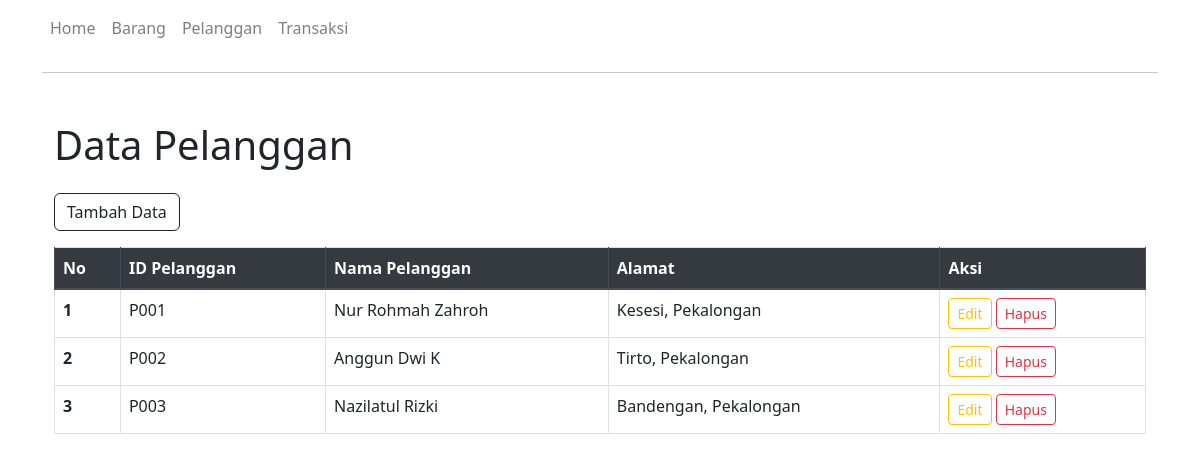
The app's page /public/pelanggan with its own data.
### tables this page shows
CREATE TABLE `pelanggan` (
  `id_pelanggan` varchar(10) NOT NULL,
  `nm_pelanggan` varchar(100) NOT NULL,
  `alamat` text NOT NULL
);

### app/controllers/PelangganController.php (called while the page is built, shortened)
<?php
class PelangganController extends Controller {
    public function index() {
        $data['pelanggan'] = $this->model('Pelanggan')->getAll();
        $data['title'] = 'Daftar Pelanggan';
        $this->view('pelanggan/index', $data);
    }
}

### app/core/App.php (called while the page is built, shortened)
<?php
class App {
    protected $method = 'index';
    public function __construct() {
        $url = $this->parseURL();
        if (isset($url[0]) && file_exists('../app/controllers/' . ucfirst($url[0]) . 'Controller.php')) {
            unset($url[0]);
        }
        $this->controller = new $this->controller;
        $this->params = $url ? array_values($url) : [];
        call_user_func_array([$this->controller, $this->method], $this->params);
    }
    private function parseURL() {
        if (isset($_GET['url'])) {
            return explode('/', filter_var(rtrim($_GET['url'], '/'), FILTER_SANITIZE_URL));
        }
        return [];
    }
}

### public/index.php (called while the page is built, shortened)
<?php
$app = new App();

### app/models/Pelanggan.php (called while the page is built, shortened)
<?php
class Pelanggan {
    private $table = 'pelanggan';
    private $db;
    public function __construct() {
        $this->db = new Database();
    }
    public function getAll() {
        $stmt = $this->db->query("SELECT * FROM $this->table");
        $stmt->execute();
        return $stmt->fetchAll(PDO::FETCH_ASSOC);
    }
}

### app/core/Database.php (called while the page is built)
<?php
class Database {
    private $host = 'localhost';
    private $db_name = 'dbpenjualan_0057';
    private $username = 'root';
    private $password = '';
    public $conn;
    public function __construct() {
        $this->conn = new PDO("mysql:host={$this->host};dbname={$this->db_name}", $this->username, $this->password);
    }
    public function query($query) {
        return $this->conn->prepare($query);
    }
}

### app/views/pelanggan/index.php (the view)
<div class="container mt-5">
    <h1 class="mb-4">Data Pelanggan</h1>
    <a href="<?= BASEURL; ?>/pelanggan/add" class="btn btn-outline-dark mb-3">Tambah Data</a>
    <table class="table table-bordered">
        <thead class="thead-dark">
            <tr>
                <th>No</th>
                <th>ID Pelanggan</th>
                <th>Nama Pelanggan</th>
                <th>Alamat</th>
                <th>Aksi</th>
            </tr>
        </thead>
        <tbody>
            <?php $no = 1; ?>
            <?php foreach ($data['pelanggan'] as $pelanggan): ?>
                <tr>
                    <th><?= $no++ ?></th>
                    <td><?= htmlspecialchars($pelanggan['id_pelanggan']) ?></td>
                    <td><?= htmlspecialchars($pelanggan['nm_pelanggan']) ?></td>
                    <td><?= htmlspecialchars($pelanggan['alamat']) ?></td>
                    <td>
                        <a href="<?= BASEURL; ?>/pelanggan/edit/<?= htmlspecialchars($pelanggan['id_pelanggan']) ?>" class="btn btn-outline-warning btn-sm">Edit</a>
                        <a href="<?= BASEURL; ?>/pelanggan/delete/<?= htmlspecialchars($pelanggan['id_pelanggan']) ?>" class="btn btn-outline-danger btn-sm" onclick="return confirm('Apakah Anda yakin ingin menghapus pelanggan ini?');">Hapus</a>
                    </td>
                </tr>
            <?php endforeach; ?>
        </tbody>
    </table>
</div>

### records on screen
pelanggan: id_pelanggan "P001", nm_pelanggan "Nur Rohmah Zahroh", alamat "Kesesi, Pekalongan"
pelanggan: id_pelanggan "P002", nm_pelanggan "Anggun Dwi K", alamat "Tirto, Pekalongan"
pelanggan: id_pelanggan "P003", nm_pelanggan "Nazilatul Rizki", alamat "Bandengan, Pekalongan"
